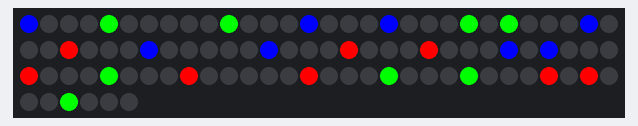
A sketch run on a simulated Arduino Uno, built with avr-gcc and run on an emulated ATmega328P. On the bench: 96 RGB LEDs in strip order, left to right, continuing on the next row.

Above: at 0.1 s.
At 5.02 s:
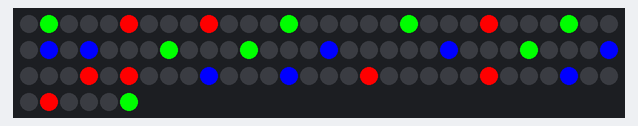
At 9.99 s:
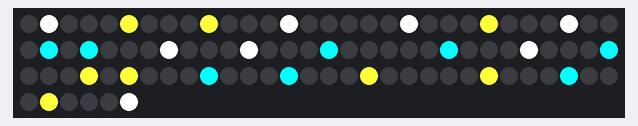
At 20.04 s:
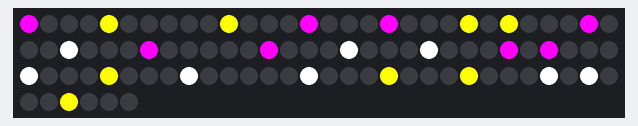
At 25.0 s:
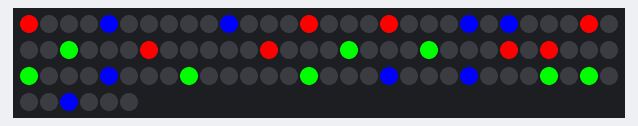
At 35.05 s:
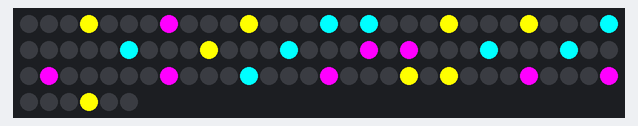

The sketch:

pattern_9.ino
```cpp
#include <FastLED.h>

#define DATA_PIN 10

#define NUM_STRIPS 12
#define LEDS_PER_STRIP 8
#define NUM_LEDS (NUM_STRIPS * LEDS_PER_STRIP)

CRGB leds[NUM_LEDS];

// =====================================================
// Zig-zag mapping
// =====================================================
int getIndex(int strip, int led) {

  if (strip % 2 == 1) {
    led = (LEDS_PER_STRIP - 1) - led;
  }

  return strip * LEDS_PER_STRIP + led;
}

// =====================================================
// Motion
// =====================================================
int shift = 0;
unsigned long lastMove = 0;

// =====================================================
// Theme control
// =====================================================
unsigned long lastTheme = 0;
int theme = 0;

// =====================================================
// 4 color themes (3 waves each)
// =====================================================
struct Theme {
  CRGB c1;
  CRGB c2;
  CRGB c3;
};

Theme themes[] = {

  {CRGB::Blue,   CRGB::Red,     CRGB::Green},
  {CRGB(255,180,20), CRGB::HotPink, CRGB::Aqua},
  {CRGB::Purple, CRGB::Yellow,  CRGB::Cyan},
  {CRGB::White,  CRGB::Orange,  CRGB::Magenta}
};

#define THEME_COUNT 4

// =====================================================
// Setup
// =====================================================
void setup() {
  FastLED.addLeds<WS2812, DATA_PIN, GRB>(leds, NUM_LEDS);
  FastLED.clear();
}

// =====================================================
// LOOP
// =====================================================
void loop() {

  fadeToBlackBy(leds, NUM_LEDS, 85);

  // =================================================
  // change theme every 5 seconds
  // =================================================
  if (millis() - lastTheme > 5000) {

    lastTheme = millis();
    theme = (theme + 1) % THEME_COUNT;
  }

  // =================================================
  // slow movement
  // =================================================
  if (millis() - lastMove > 120) {

    lastMove = millis();
    shift++;
  }

  // =================================================
  // 3 diagonal waves
  // =================================================
  for (int wave = 0; wave < 3; wave++) {

    int startStrip = wave * 4;

    CRGB col;

    if (wave == 0) col = themes[theme].c1;
    else if (wave == 1) col = themes[theme].c2;
    else col = themes[theme].c3;

    for (int i = 0; i < 8; i++) {

      int strip = (startStrip + i + shift) % NUM_STRIPS;
      int led   = i;

      leds[getIndex(strip, led)] += col;
    }
  }

  FastLED.show();
}
```
